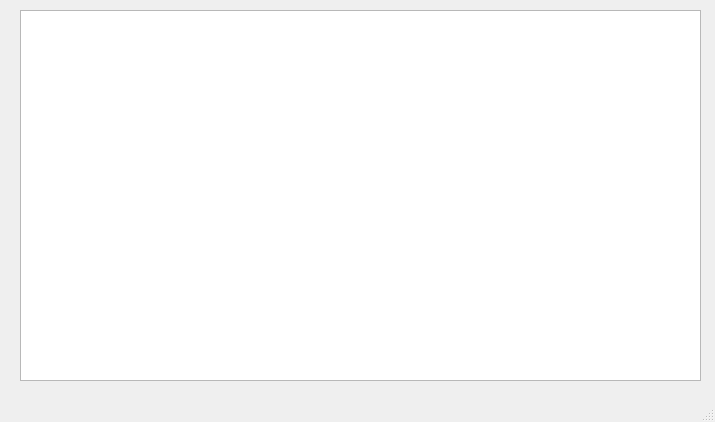
<?xml version="1.0" encoding="UTF-8"?>
<ui version="4.0">
 <class>MainWindow</class>
 <widget class="QMainWindow" name="MainWindow">
  <property name="geometry">
   <rect>
    <x>0</x>
    <y>0</y>
    <width>715</width>
    <height>422</height>
   </rect>
  </property>
  <property name="windowTitle">
   <string>MainWindow</string>
  </property>
  <widget class="QWidget" name="centralwidget">
   <widget class="QTableWidget" name="tableWidget">
    <property name="geometry">
     <rect>
      <x>20</x>
      <y>10</y>
      <width>681</width>
      <height>371</height>
     </rect>
    </property>
   </widget>
  </widget>
  <widget class="QMenuBar" name="menubar">
   <property name="geometry">
    <rect>
     <x>0</x>
     <y>0</y>
     <width>715</width>
     <height>21</height>
    </rect>
   </property>
  </widget>
  <widget class="QStatusBar" name="statusbar"/>
 </widget>
 <resources/>
 <connections/>
</ui>
